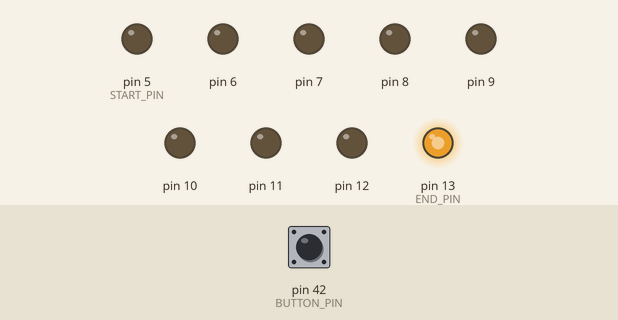
Recording of a sketch running on a simulated Arduino Mega 2560, built with avr-gcc and run on an emulated ATmega2560. On the bench: output pins drawn as LEDs (lit = HIGH). Inputs (shaded band) come from the test bench; at power-on: pin 42 (BUTTON_PIN) LOW. Random numbers use the default seed unless the sketch sets one.

Above: at 1.2 s.
1.3 s: pin 42 (BUTTON_PIN) pulled HIGH for 0.2 s
At 1.57 s:
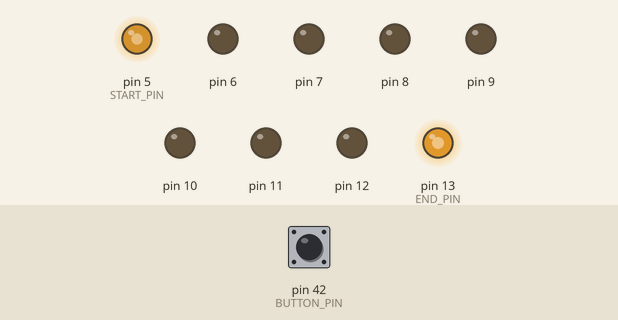
4.3 s: pin 42 (BUTTON_PIN) pulled HIGH for 1 s
At 4.57 s:
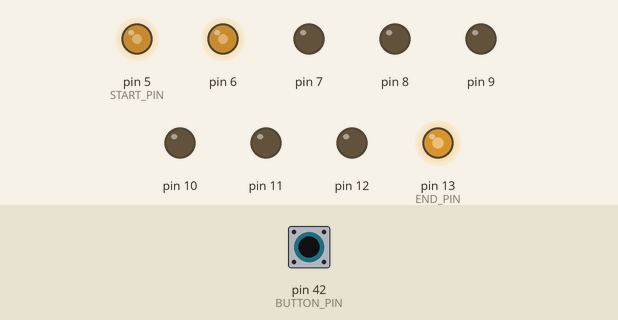
7.3 s: pin 42 (BUTTON_PIN) pulled HIGH for 0.2 s
At 7.57 s:
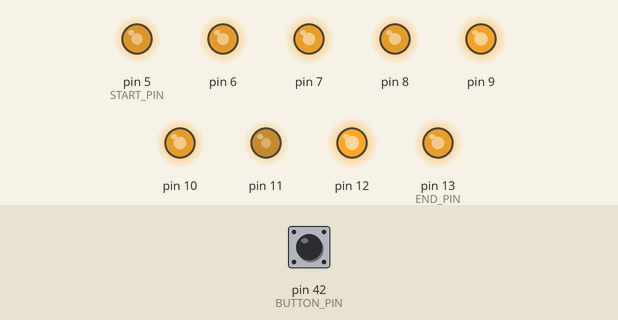
10.3 s: pin 42 (BUTTON_PIN) pulled HIGH for 3.2 s
15.0 s: pin 42 (BUTTON_PIN) pulled HIGH for 0.2 s
At 15.23 s:
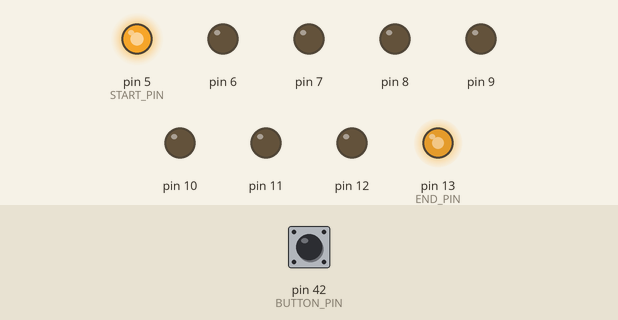
18.2 s: pin 42 (BUTTON_PIN) pulled HIGH for 1 s
At 18.39 s:
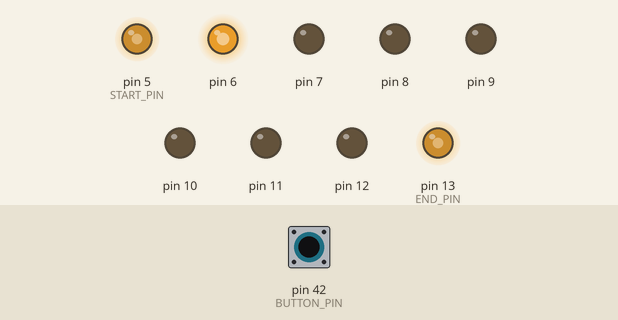
Timing chart, 0 to 24.1 s (numbered marks = the images above; inputs shaded):
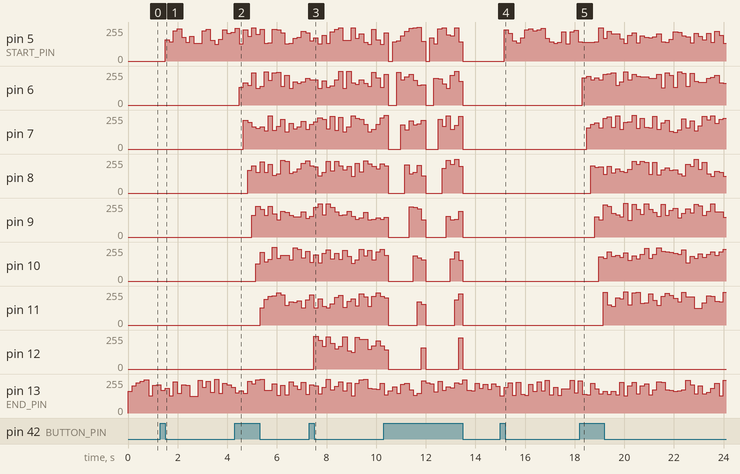

The sketch:

menorah.ino
```cpp
const int BUTTON_PIN = 42;
const int CANDLE_FLICKER = 55; // delay in milliseconds
const int START_PIN = 5; // left-most candle pin
const int END_PIN = 13;  // leader candle pin
const int LOWER_BOUND_FLICKER = 125;
const int UPPER_BOUND_FLICKER = 256;
const int LEDS = 9;
int led[LEDS];
int ledState[LEDS];
int candlesOn = 0;

void setup() {
  pinMode(BUTTON_PIN, INPUT);

  for(int i = 0; i < LEDS; i++)
  {
    led[i] = START_PIN + i;
    pinMode(led[i], OUTPUT);

    if(START_PIN + i == END_PIN) {
      ledState[i] = true; // turn leader candle on
    }
    else
    {
      ledState[i] = false;
    }
  }
}

void loop() {
  // flicker only the lights which state is true
  for(int i = 0; i < LEDS; i++)
  {
    if(ledState[i] == true)
    {
      analogWrite(led[i], random(LOWER_BOUND_FLICKER, UPPER_BOUND_FLICKER));
    }
  }
  delay(CANDLE_FLICKER);

  // check the state of the button
  bool buttonState = digitalRead(BUTTON_PIN);
  delay(111); // helps with keeping button presses to turning on only one light

  //check if button is pressed; if it is, turn the next candle on
  if(buttonState == HIGH && candlesOn == 0)
  {
    ledState[candlesOn] = true;
    candlesOn = 1;
  }
  else if(buttonState == HIGH && candlesOn == 1)
  {
    ledState[candlesOn] = true;
    candlesOn = 2;
  }
  else if(buttonState == HIGH && candlesOn == 2)
  {
    ledState[candlesOn] = true;
    candlesOn = 3;
  }
  else if(buttonState == HIGH && candlesOn == 3)
  {
    ledState[candlesOn] = true;
    candlesOn = 4;
  }
  else if(buttonState == HIGH && candlesOn == 4)
  {
    ledState[candlesOn] = true;
    candlesOn = 5;
  }
  else if(buttonState == HIGH && candlesOn == 5)
  {
    ledState[candlesOn] = true;
    candlesOn = 6;
  }
  else if(buttonState == HIGH && candlesOn == 6)
  {
    ledState[candlesOn] = true;
    candlesOn = 7;
  }
  else if(buttonState == HIGH && candlesOn == 7)
  {
    ledState[candlesOn] = true;
    candlesOn = 8;
  }
  else if(buttonState == HIGH && candlesOn == 8)
  {
    // 0 to (LEDS - 1) because we need to keep leader candle on,
    // but also leader candle needs to be included in the ledState array to flicker
    for(int i = 0; i < LEDS - 1; i++)
    {
      ledState[i] = false;    // update led state array
      analogWrite(led[i], 0); // turn off led[i]
    }
    candlesOn = 0; // update candlesOn (excluding leader candle)
  }
}
```

Measured:
- after the input at 1.3 s, pin 5 (START_PIN): 0/255 → 159/255 after 0.20 s, → 145/255 0.17 s later, → 227/255 0.17 s later, → 241/255 0.17 s later, … (16 changes in this stretch)
- after the input at 4.3 s, pin 6: 0/255 → 132/255 after 0.19 s, → 168/255 0.17 s later, → 150/255 0.17 s later, → 243/255 0.17 s later, … (17 changes in this stretch); pin 7: 0/255 → 214/255 after 0.35 s, → 201/255 0.17 s later, → 167/255 0.17 s later, → 156/255 0.17 s later, … (16 changes in this stretch)
- after the input at 7.3 s, pin 12: 0/255 → 244/255 after 0.19 s, → 214/255 0.17 s later, → 169/255 0.17 s later, → 242/255 0.17 s later, … (17 changes in this stretch)
- after the input at 18.2 s, pin 6: 0/255 → 205/255 after 0.11 s, → 216/255 0.17 s later, → 189/255 0.17 s later, → 205/255 0.17 s later, … (33 changes in this stretch); pin 7: 0/255 → 158/255 after 0.28 s, → 186/255 0.17 s later, → 197/255 0.17 s later, → 158/255 0.17 s later, … (34 changes in this stretch)
